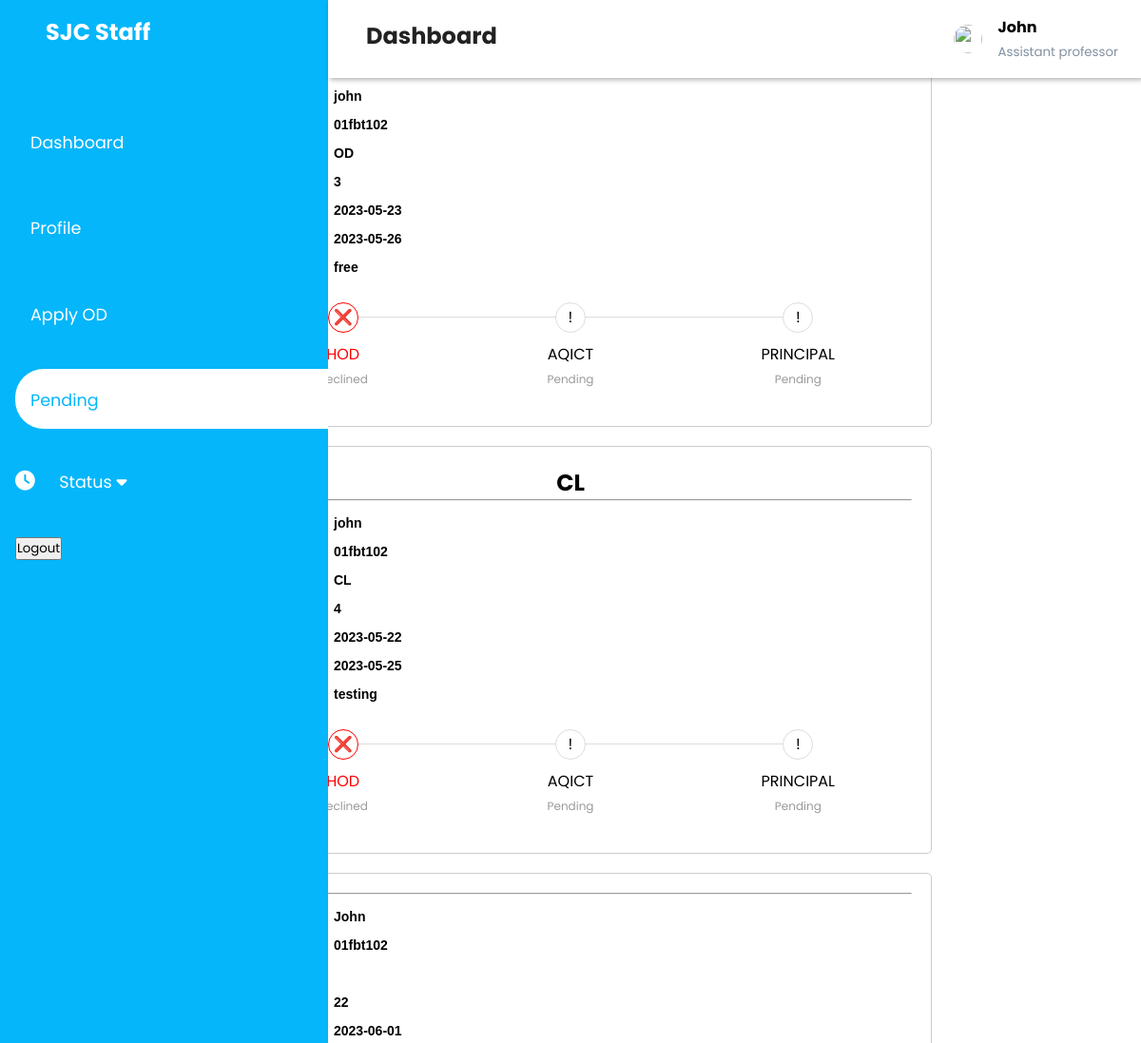
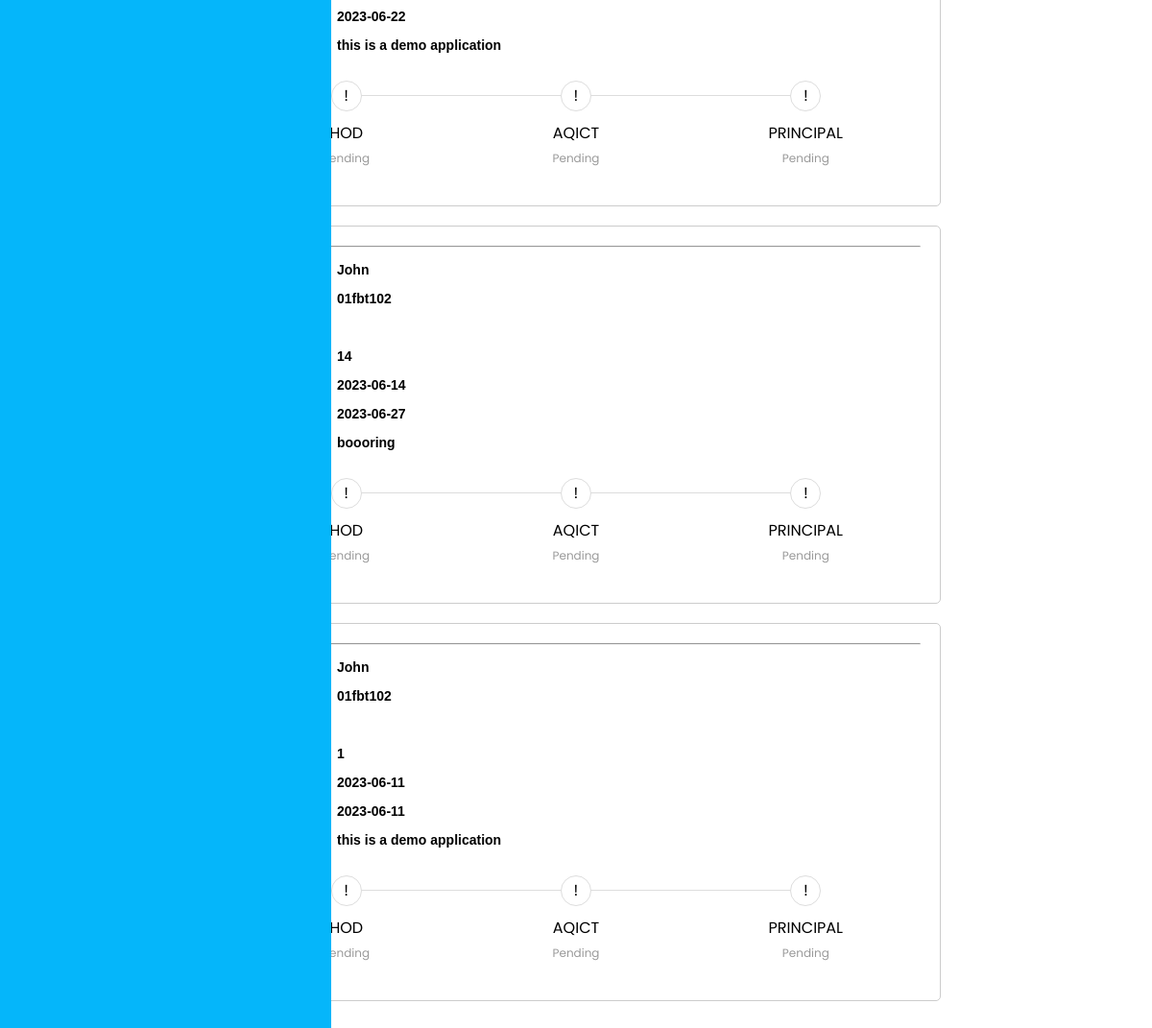
Page /Staff/pending.php (signed in) on the committed database (2 pictures, top to bottom).
### tables this page shows
CREATE TABLE `faculty_details` (
  `s_id` varchar(20) NOT NULL,
  `name` varchar(30) NOT NULL,
  `department` varchar(30) NOT NULL,
  `dob` date NOT NULL
);

CREATE TABLE `faculty1` (
  `application_id` int(11) NOT NULL,
  `name` varchar(30) NOT NULL,
  `id` varchar(30) NOT NULL,
  `department` varchar(30) NOT NULL,
  `LType` varchar(30) NOT NULL,
  `start` date NOT NULL,
  `end` date NOT NULL,
  `ndays` int(30) NOT NULL,
  `reason` varchar(50) NOT NULL,
  `hod` int(10) NOT NULL DEFAULT 3,
  `H_feedback` varchar(100) DEFAULT NULL,
  `aqict` int(10) NOT NULL DEFAULT 3,
  `IC_Feedback` varchar(100) DEFAULT NULL,
  `principal` int(10) NOT NULL DEFAULT 3,
  `Pn_feedback` varchar(100) DEFAULT NULL,
  `file` varchar(255) NOT NULL,
  `RegDate` timestamp NOT NULL DEFAULT current_timestamp()
);

### Staff/pending.php (the view, shortened to what this page needs)
<?php
if ($_SESSION['s_id']) {
?>
    <!DOCTYPE html>
    <html>
    <head>
        <link rel="stylesheet" href="pending.css">
        <link rel="stylesheet" type="text/css" href="sidebar.css">
    </head>
    <body><?php include "Sidebar.php"; ?>
        <div class="container" style="margin-left: auto">
            <?php include "header.php"; ?>
            <?php
            include '../database/Databasedemo.php';
            $form_fields = [
                'Name' => ['type' => 'text', 'label' => 'Name', 'required' => true],
                'id' => ['type' => 'varchar', 'label' => 'ID', 'required' => true],
                'LType' => ['type' => 'text', 'label' => 'Leave-Type', 'required' => true],
                'ndays' => ['type' => 'int', 'label' => 'No of Days', 'required' => true],
                'start' => ['type' => 'date', 'label' => 'From', 'required' => true],
                'end' => ['type' => 'date', 'label' => 'To', 'required' => true],
                'reason' => ['type' => 'text', 'label' => 'Reason', 'required' => false],
            ];
            $id = $_SESSION['s_id'];
            $sql = "SELECT Name,id,LType,ndays,start,end,reason FROM faculty1 WHERE id='" . $id . "' AND (hod=FALSE OR aqict=FALSE OR principal=FALSE OR hod=3  or
                 aqict=3 OR  principal=3)";
            $sql2 = "Select hod,aqict,principal from faculty1 where id ='" . $id . "' AND (hod=FALSE OR aqict=FALSE OR principal=FALSE OR hod=3  or
        aqict=3 OR  principal=3)";
            $result = mysqli_query($conn, $sql);
            $result2 = mysqli_query($conn, $sql2);
            while (true) {
                $row = mysqli_fetch_assoc($result);
                $row2 = mysqli_fetch_assoc($result2);
                if ($row != null) {
            ?>
                    <div class="form-container">
                        <?php
                        if (strcasecmp($row['LType'], 'OD') == 0) {
                            echo '<h2 class="form-heading">' . strtoupper($row['LType']) . '</h2>';
                        } elseif (strcasecmp($row['LType'], 'CL') == 0) {
                            echo '<h2 class="form-heading" >' . strtoupper($row['LType']) . '</h2>';
                        }
                        ?>
                        <hr>
                        <div class="box-container">
                            <fieldset>
                                <?php
                                foreach ($form_fields as $field_name => $field_data) {
                                    $value = $row[$field_name];
                                    echo '<label>' . $field_data['label'] . '</label>';
                                    echo '<span class="sp">' . $value . '<br></span>';
                                }
                                ?>
                            </fieldset>
                        </div>
                        <?php
                        $state = array(
                            0 => $row2['hod'],
                            1 => $row2['aqict'],
                            2 => $row2['principal'],
                        );
                        $steps = array(
                            array('status' => '', 'symbol' => ''),
                            array('status' => '', 'symbol' => ''),
                            array('status' => '', 'symbol' => ''),
                        );
                        $official = array('HOD', 'AQICT', 'PRINCIPAL');
                        for ($i = 0; $i < count($state); $i++) {
                            if ($state[$i] == 1) {
                                $steps[$i][0] = 'Approved';
                                $steps[$i][1] = '✔';
                            } elseif ($state[$i] == 0) {
                                $steps[$i][0] = 'Declined';
                                $steps[$i][1] = '❌';
                            } else {
                                $steps[$i][0] = 'Pending';
                                $steps[$i][1] = '!';
                            }
                        }
                        ?>
                        <div class="containerB">
                            <ul class="progressbar">
                                <?php
                                for ($i = 0; $i < count($steps); $i++) {
                                    echo '<li class="' . $steps[$i][0] . '">' . $official[$i] . '<span class="step-symbol">' . $steps[$i][0] . '</span></li>';
                                }
                                ?>
                            </ul>
                        </div>
                    </div>
            <?php
                } else break;
            }
            ?>
        </div>
    </body>
    </html>
<?php
} else {
    header("location:../Login/home.php");
}
?>

### Staff/header.php (shortened to what this page needs)
<!DOCTYPE html>
<html lang="en">
<head>
</head>
<body>
<header><h2>
             <div class="header-list">
                <label for="nav-toggle">
                    <span class="las la-bars"></span>
                </label> Dashboard
            </div>
        </h2>
           <div class="user-wrapper">
            <img src="https://encrypted-tbn0.gstatic.com/images?q=tbn:ANd9GcQMi1noTDjkelW0kvsZO5CgEaBM5GHrNkF9ix7Knt9Ztw&s" alt="" width="30px" height="30px">
            <div>
            <h4><?php
        $id=$_SESSION['s_id'];
        include '../database/Databasedemo.php';
        $sql="SELECT name FROM faculty_details where s_id='$id'";
        $result = $conn->query($sql);
            if ($result->num_rows > 0) {
                $row = $result->fetch_assoc();
                $value = $row['name'];
                echo  $value;
            }
        ?></h4>
                <small>Assistant professor</small>
            </div>
           </div>
        </header>
</body>
</html>

### Staff/pending.css (style rules this page uses)
.container { margin: 0 auto; max-width: 800px; padding: 20px; box-sizing: border-box; }
.form-container { border: 1px solid #ccc; padding: 20px; margin-bottom: 20px; border-radius: 5px; box-sizing: border-box; }
fieldset { border: none; padding: 0; margin: 0; }
.form-container label { display: inline-block; width: 110px; font-weight: bold; margin-bottom: 5px; color: brown; }
.box-container { display: flex; flex-direction: row; justify-content: space-between; margin-top: 10px; }
.sp { font-family: Arial, sans-serif; font-size: 14px; color:black; font-weight: bold; }
.form-heading { text-align: center; }
hr { margin-bottom: 7px; }
.containerB { width:100%; margin-top: 20px; margin-bottom: 20px; display: flex; align-items: center; justify-content: center; }
.progressbar { display: flex; justify-content: space-between; align-items: center; list-style-type: none; padding: 0; margin: 0; width: 100%; }
.progressbar li { list-style-type: none; float: left; width: 33.33%; position: relative; text-align: center; }
.progressbar li::before { content: '!'; width:30px; height:30px; line-height: 30px; border: 1px solid #ddd; display: block; text-align: center; margin: 0 auto 10px auto; border-radius: 50%; background-color: white; }
.progressbar li:after { content: ''; position: absolute; width: 100%; height: 1px; background-color: #ddd; top:15px; left: -50% ; z-index: -1; }
.progressbar li:first-child:after { content:none; left:0; }
.progressbar li.Declined { color:red; }
.progressbar li.Declined:before { border-color: red; }
.step-symbol { font-size: 12px; display: block; margin-top: 5px; color: #999; }

### Staff/sidebar.css (style rules this page uses)
:root { --main-color:#05b6fa; --color-dark:#5c6968; --text-grey:#8390a2; --difrent:#b5afaf; }
* { padding: 0; margin: 0; box-sizing: border-box; list-style: none; text-decoration: none; font-family: 'Poppins',sans-serif; }
header { background: #fff; display: flex; justify-content: space-between; padding: 1rem 1.5rem; box-shadow: 2px 2px 5px rgba(0,0,0,.3); position: fixed; left: 345px; width: calc(100% - 345px); top: 0; z-index: 100; transition: left 300ms; }
header h2 { color: #222; }
header label span { font-size: 1.7rem; padding-left: 1rem; }
.user-wrapper { display: flex; align-items: center; }
.user-wrapper img { border-radius: 50%; margin-right: 1rem; }
.user-wrapper small { display: inline-block; color: var(--text-grey); }

### rows in the picture
faculty_details: name "John"
faculty1: name "john", id "01fbt102", LType "OD", ndays "3", start "2023-05-23", end "2023-05-26", reason "free", i "HOD", i "Declined", i "AQICT", i "Pending", i "PRINCIPAL"
faculty1: LType "CL", name "john", id "01fbt102", ndays "4", start "2023-05-22", end "2023-05-25", reason "testing", i "HOD", i "Declined", i "AQICT", i "Pending", i "PRINCIPAL"
faculty1: name "John", id "01fbt102", ndays "22", start "2023-06-01", end "2023-06-22", reason "this is a demo application"
faculty1: name "John", id "01fbt102", ndays "14", start "2023-06-14", end "2023-06-27", reason "boooring"
faculty1: name "John", id "01fbt102", ndays "1", start "2023-06-11", end "2023-06-11", reason "this is a demo application"

### other values in the picture
$official[$i] "HOD"
$steps[$i][0] "Pending"
$official[$i] "AQICT"
$official[$i] "PRINCIPAL"
